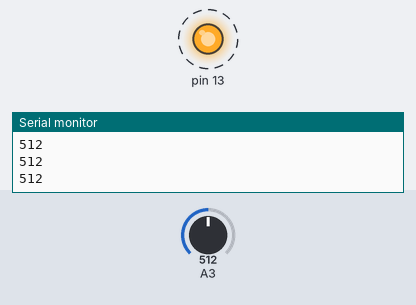
Bench run of a sketch on a simulated Arduino Uno, built with avr-gcc and run on an emulated ATmega328P. On the bench: output pins drawn as LEDs (lit = HIGH), the last lines printed to the serial monitor. Dashed ring = blinking. Inputs (shaded band) come from the test bench; at power-on: A3 = 512.

Above: at 1.4 s.
1.5 s: A3 set to 581
4.7 s: A3 set to 607
At 5.4 s:
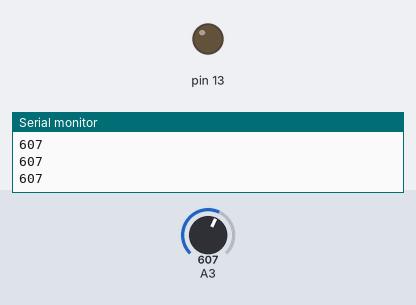
6.2 s: A3 set to 590
At 6.35 s:
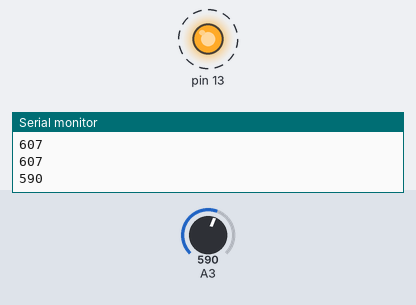
9.4 s: A3 set to 610
At 9.9 s:
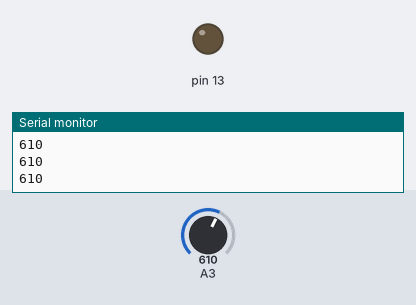
Timing chart, 0 to 12.0 s (numbered marks = the images above; inputs shaded):
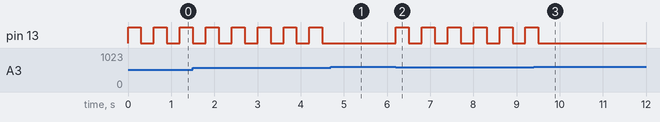

Measured:
- the behaviour switches between 599 and 600 on A3 (found by bisection; images 0 and 1)
- after the input at 4.7 s, pin 13: stops changing and stays LOW
- after the input at 6.2 s, pin 13: alternates HIGH for 0.30 s and LOW for 0.30 s, starting at once
- after the input at 9.4 s, pin 13: goes on until 9.5 s, then stays LOW
- by itself, pin 13: alternates HIGH for 0.30 s and LOW for 0.30 s

The sketch:

Homework05.ino
```cpp
int photo = 0;
void setup() {
  Serial.begin(9600);
  pinMode(13, OUTPUT);
}

void loop() {
  photo = analogRead(3);
  Serial.println(photo);
  if (photo < 600)
  {
    digitalWrite(13, HIGH);
    delay(300);
    digitalWrite(13, LOW);
    delay(300);
  }

}

  /*
    val1=digitalRead(7);
    //0 or 1
    //less than 2 volts =0
    //greater than 3 volts=1
    //(2,3) very bad

    val2=analogRead(5);
    //0-1023
    //proportional to 0-5v
    //2.5v would return 511
    //voltage=val2*(5/1023)
  */
```
